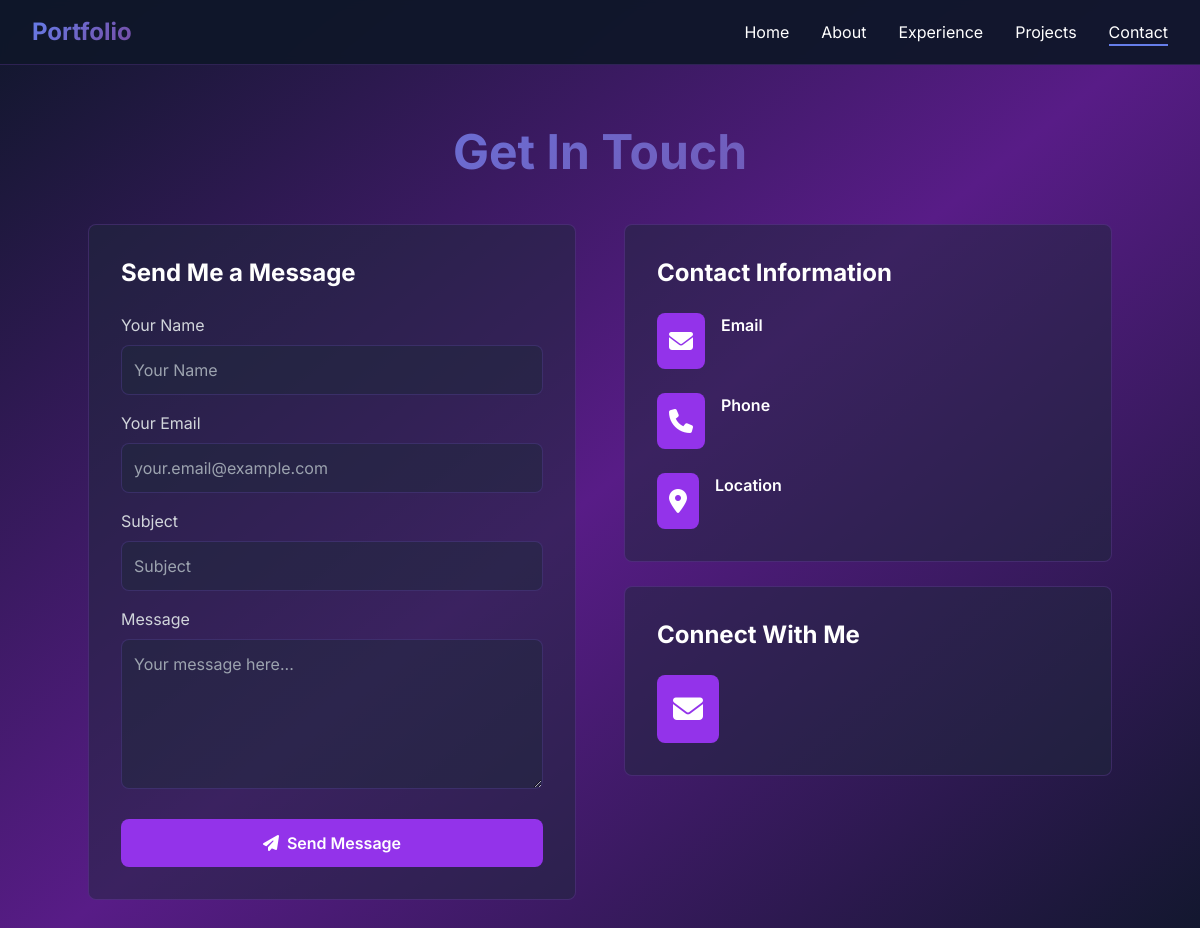
The app's page /contact/, older data.
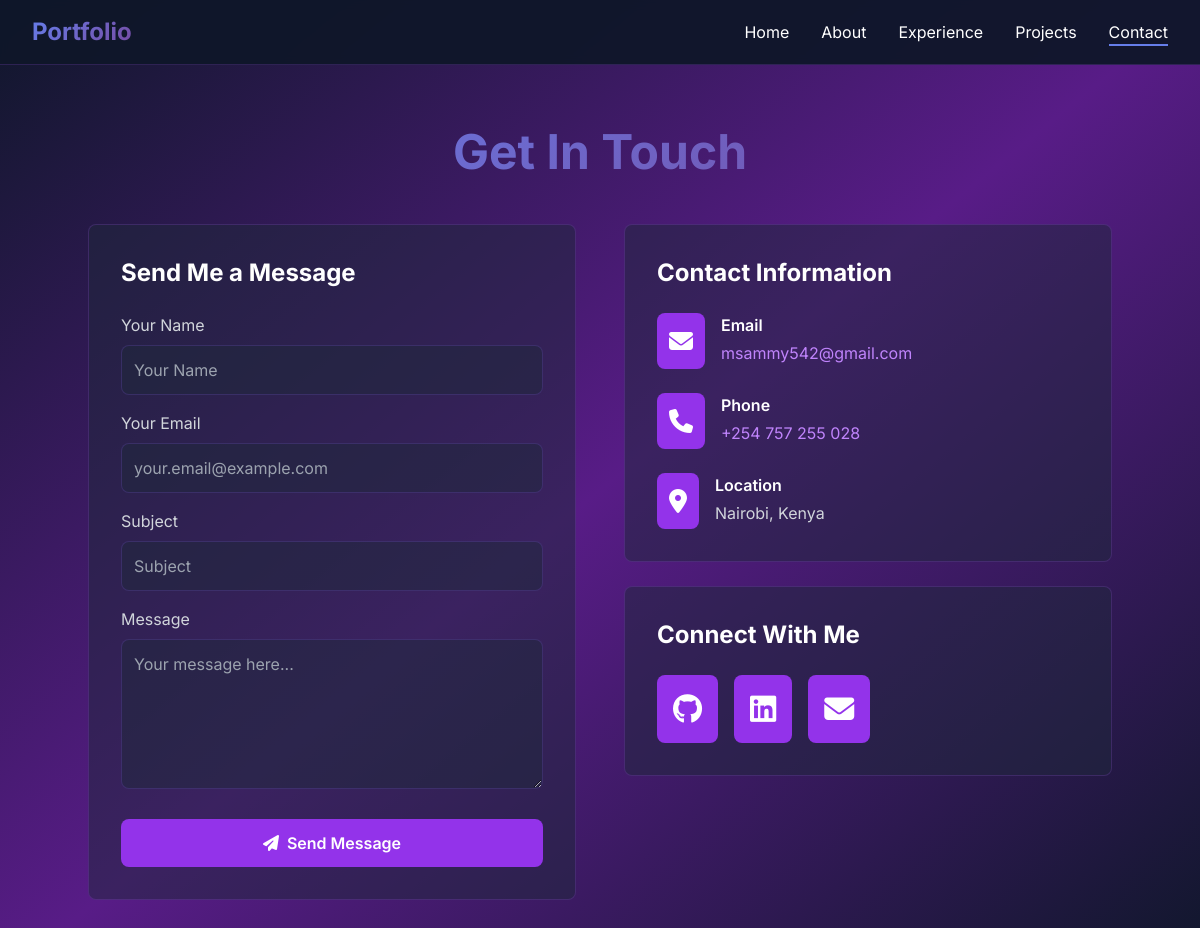
The same page, newer data.
### portfolio/models.py (models this page shows, shortened)
class Profile(models.Model):
    name = models.CharField(max_length=100)
    title = models.CharField(max_length=200)
    email = models.EmailField()
    phone = models.CharField(max_length=20)
    location = models.CharField(max_length=100)
    github_url = models.URLField(blank=True, null=True)
    linkedin_url = models.URLField(blank=True, null=True)
    about = models.TextField()
    profile_image = models.ImageField(upload_to='profile/', blank=True, null=True)
    resume = models.FileField(upload_to='resumes/', blank=True, null=True)
    created_at = models.DateTimeField(auto_now_add=True)
    updated_at = models.DateTimeField(auto_now=True)
    class Meta:
        verbose_name = 'Profile'
        verbose_name_plural = 'Profiles'

### portfolio/views.py (the view)
# urls.py: path('contact/', views.contact, name='contact'),
def contact(request):
    profile = Profile.objects.first()
    if request.method == 'POST':
        form = ContactForm(request.POST)
        if form.is_valid():
            contact_message = form.save()
            messages.success(request, 'Thank you for your message! I will get back to you soon.')
            return redirect('portfolio:contact')
    else:
        form = ContactForm()
    context = {
        'form': form,
        'profile': profile,
    }
    return render(request, 'portfolio/contact.html', context)

### portfolio/forms.py (shortened to what this page needs)
class ContactForm(forms.ModelForm):
    class Meta:
        model = ContactMessage
        fields = ['name', 'email', 'subject', 'message']
        widgets = {
            'name': forms.TextInput(attrs={
                'class': 'form-control',
                'placeholder': 'Your Name',
                'required': True
            }),
            'email': forms.EmailInput(attrs={
                'class': 'form-control',
                'placeholder': 'your.email@example.com',
                'required': True
            }),
            'subject': forms.TextInput(attrs={
                'class': 'form-control',
                'placeholder': 'Subject',
                'required': True
            }),
            'message': forms.Textarea(attrs={
                'class': 'form-control',
                'placeholder': 'Your message here...',
                'rows': 5,
                'required': True
            }),
        }

### portfolio/templates/portfolio/contact.html (shortened to what the changed rows need)
{% extends 'portfolio/base.html' %}
{% block content %}
<section class="pt-32 pb-20 px-4">
    <div class="max-w-5xl mx-auto">
        <h1 class="text-5xl font-bold mb-12 text-center gradient-text">Get In Touch</h1>
        <div class="grid md:grid-cols-2 gap-12">
            <div class="bg-slate-800/50 p-8 rounded-lg border border-purple-500/20">
                <h2 class="text-2xl font-bold mb-6">Send Me a Message</h2>
            </div>
            <div>
                <div class="bg-slate-800/50 p-8 rounded-lg border border-purple-500/20 mb-6">
                    <h2 class="text-2xl font-bold mb-6">Contact Information</h2>
                    <div class="space-y-6">
                        <div class="flex items-start gap-4">
                            <div>
                                <h3 class="font-semibold mb-1">Email</h3>
                                <a href="mailto:{{ profile.email }}" class="text-purple-400 hover:text-purple-300">
                                    {{ profile.email }}
                                </a>
                            </div>
                        </div>
                        <div class="flex items-start gap-4">
                            <div>
                                <h3 class="font-semibold mb-1">Phone</h3>
                                <a href="tel:{{ profile.phone }}" class="text-purple-400 hover:text-purple-300">
                                    {{ profile.phone }}
                                </a>
                            </div>
                        </div>
                        <div class="flex items-start gap-4">
                            <div>
                                <h3 class="font-semibold mb-1">Location</h3>
                                <p class="text-gray-300">{{ profile.location }}</p>
                            </div>
                        </div>
                    </div>
                </div>
                <div class="bg-slate-800/50 p-8 rounded-lg border border-purple-500/20">
                    <h2 class="text-2xl font-bold mb-6">Connect With Me</h2>
                    <div class="flex gap-4">
                        {% if profile.github_url %}
                        <a href="{{ profile.github_url }}" target="_blank" class="bg-purple-600 hover:bg-purple-700 p-4 rounded-lg transition-colors">
                            <i class="fab fa-github text-3xl"></i>
                        </a>
                        {% endif %}
                        {% if profile.linkedin_url %}
                        <a href="{{ profile.linkedin_url }}" target="_blank" class="bg-purple-600 hover:bg-purple-700 p-4 rounded-lg transition-colors">
                            <i class="fab fa-linkedin text-3xl"></i>
                        </a>
                        {% endif %}
                    </div>
                </div>
            </div>
        </div>
    </div>
</section>
{% endblock %}

Row changes from the older to the newer data that the page shows:
added Profile: email "msammy542@gmail.com", phone "+254 757 255 028", location "Nairobi, Kenya"
